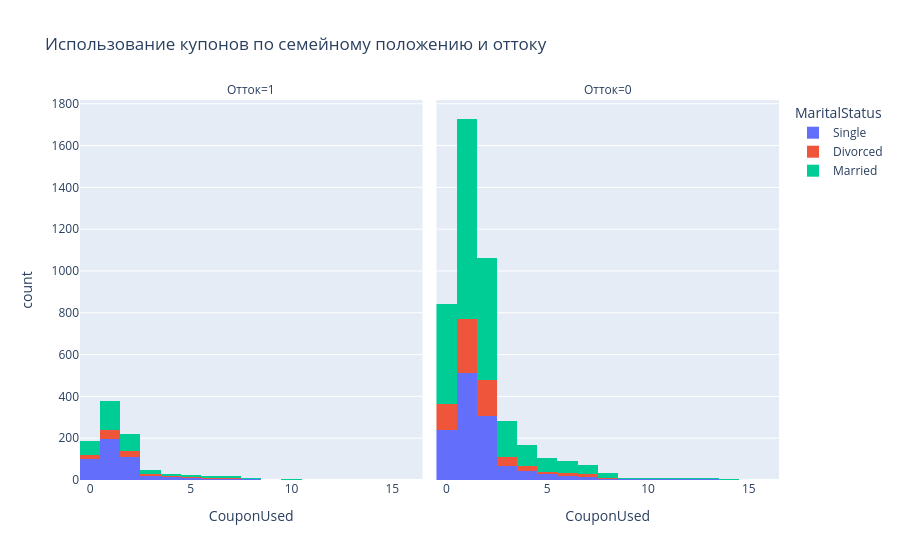

Notebook cell for this chart:
### Markdown cell above
#### Гистограмма с накоплением (CouponUsed по MaritalStatus и Churn)

### Code cell
fig5 = px.histogram(df, x='CouponUsed', color='MaritalStatus',
                     facet_col='Churn', 
                     title='Использование купонов по семейному положению и оттоку',
                     labels={'Churn': 'Отток'})
fig5.for_each_annotation(lambda a: a.update(text=a.text.replace("Churn=", "")))
fig5.for_each_trace(lambda t: t.update(name=t.name.split("=")[-1]))
fig5.show()

### Figure 1 — Plotly figure (JSON) as saved in the notebook; plotly's stock layout.template omitted (floating-point values rounded to 4 significant figures; data arrays with more than 128 entries replaced by an {"elided": "..."} marker saying what was removed)
{"data": [{"bingroup": "x", "hovertemplate": "MaritalStatus=Single<br>Отток=1<br>CouponUsed=%{x}<br>count=%{y}<extra></extra>", "legendgroup": "Single", "marker": {"color": "#636efa", "pattern": {"shape": ""}}, "name": "Single", "orientation": "v", "showlegend": true, "x": {"elided": "480 float values"}, "xaxis": "x", "yaxis": "y", "type": "histogram"}, {"bingroup": "x", "hovertemplate": "MaritalStatus=Single<br>Отток=0<br>CouponUsed=%{x}<br>count=%{y}<extra></extra>", "legendgroup": "Single", "marker": {"color": "#636efa", "pattern": {"shape": ""}}, "name": "Single", "orientation": "v", "showlegend": false, "x": {"elided": "1316 float values"}, "xaxis": "x2", "yaxis": "y2", "type": "histogram"}, {"bingroup": "x", "hovertemplate": "MaritalStatus=Divorced<br>Отток=1<br>CouponUsed=%{x}<br>count=%{y}<extra></extra>", "legendgroup": "Divorced", "marker": {"color": "#EF553B", "pattern": {"shape": ""}}, "name": "Divorced", "orientation": "v", "showlegend": true, "x": [0.0, 2.0, 0.0, 9.0, 0.0, 1.0, 6.0, 11.0, 1.0, 1.0, 0.0, 1.0, 7.0, 0.0, 1.0, 5.0, 7.0, 2.0, 1.0, 1.0, 1.0, 1.0, 0.0, 0.0, 1.0, 1.0, 0.0, 1.0, 0.0, 1.0, 1.0, 1.0, 0.0, 0.0, 0.0, 1.0, 1.0, 0.0, 3.0, 1.0, 0.0, 1.0, 5.0, 1.0, 1.0, 2.0, 5.0, 2.0, 0.0, 1.0, 0.0, 0.0, 0.0, 1.0, 1.0, 4.0, 3.0, 3.0, 1.0, 2.0, 1.0, 1.0, 1.0, 3.0, 1.0, 10.0, 1.0, 2.0, 7.0, 12.0, 2.0, 2.0, 1.0, 2.0, 8.0, 1.0, 2.0, 6.0, 8.0, 3.0, 2.0, 2.0, 2.0, 2.0, 1.0, NaN, 2.0, 2.0, 1.0, 2.0, 1.0, 2.0, 2.0, 2.0, 1.0, 1.0, 1.0, 2.0, 2.0, 1.0, 4.0, 2.0, 1.0, 2.0, 6.0, 2.0, 2.0, 3.0, 6.0, 3.0, 1.0, 2.0, 1.0, 1.0, 1.0, 2.0, 2.0, 5.0, 4.0, 4.0, 2.0, 3.0, 2.0, 2.0], "xaxis": "x", "yaxis": "y", "type": "histogram"}, {"bingroup": "x", "hovertemplate": "MaritalStatus=Divorced<br>Отток=0<br>CouponUsed=%{x}<br>count=%{y}<extra></extra>", "legendgroup": "Divorced", "marker": {"color": "#EF553B", "pattern": {"shape": ""}}, "name": "Divorced", "orientation": "v", "showlegend": false, "x": {"elided": "724 float values"}, "xaxis": "x2", "yaxis": "y2", "type": "histogram"}, {"bingroup": "x", "hovertemplate": "MaritalStatus=Married<br>Отток=1<br>CouponUsed=%{x}<br>count=%{y}<extra></extra>", "legendgroup": "Married", "marker": {"color": "#00cc96", "pattern": {"shape": ""}}, "name": "Married", "orientation": "v", "showlegend": true, "x": {"elided": "344 float values"}, "xaxis": "x", "yaxis": "y", "type": "histogram"}, {"bingroup": "x", "hovertemplate": "MaritalStatus=Married<br>Отток=0<br>CouponUsed=%{x}<br>count=%{y}<extra></extra>", "legendgroup": "Married", "marker": {"color": "#00cc96", "pattern": {"shape": ""}}, "name": "Married", "orientation": "v", "showlegend": false, "x": {"elided": "2642 float values"}, "xaxis": "x2", "yaxis": "y2", "type": "histogram"}], "layout": {"xaxis": {"anchor": "y", "domain": [0, 0.49], "title": {"text": "CouponUsed"}}, "yaxis": {"anchor": "x", "domain": [0, 1], "title": {"text": "count"}}, "xaxis2": {"anchor": "y2", "domain": [0.51, 1], "matches": "x", "title": {"text": "CouponUsed"}}, "yaxis2": {"anchor": "x2", "domain": [0, 1], "matches": "y", "showticklabels": false}, "annotations": [{"font": {}, "showarrow": false, "text": "Отток=1", "x": 0.245, "xanchor": "center", "xref": "paper", "y": 1, "yanchor": "bottom", "yref": "paper"}, {"font": {}, "showarrow": false, "text": "Отток=0", "x": 0.755, "xanchor": "center", "xref": "paper", "y": 1, "yanchor": "bottom", "yref": "paper"}], "legend": {"title": {"text": "MaritalStatus"}, "tracegroupgap": 0}, "title": {"text": "Использование купонов по семейному положению и оттоку"}, "barmode": "relative"}}
